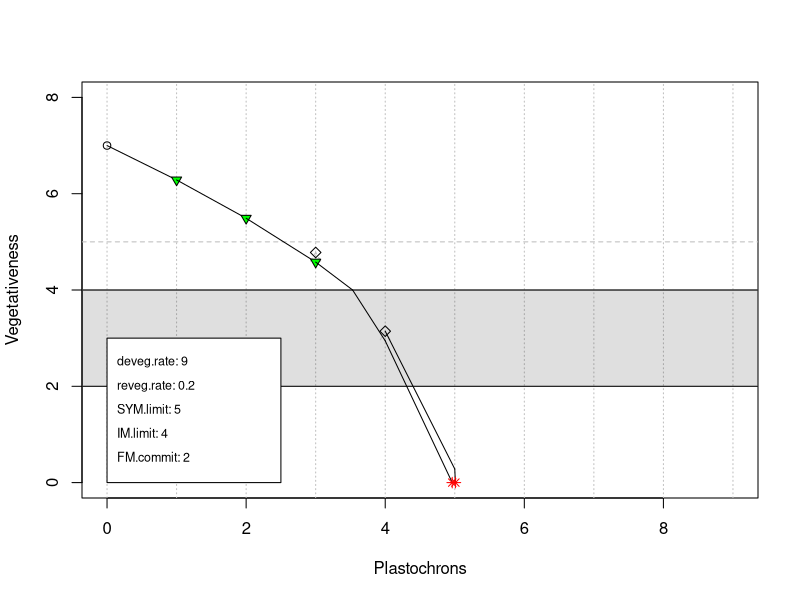
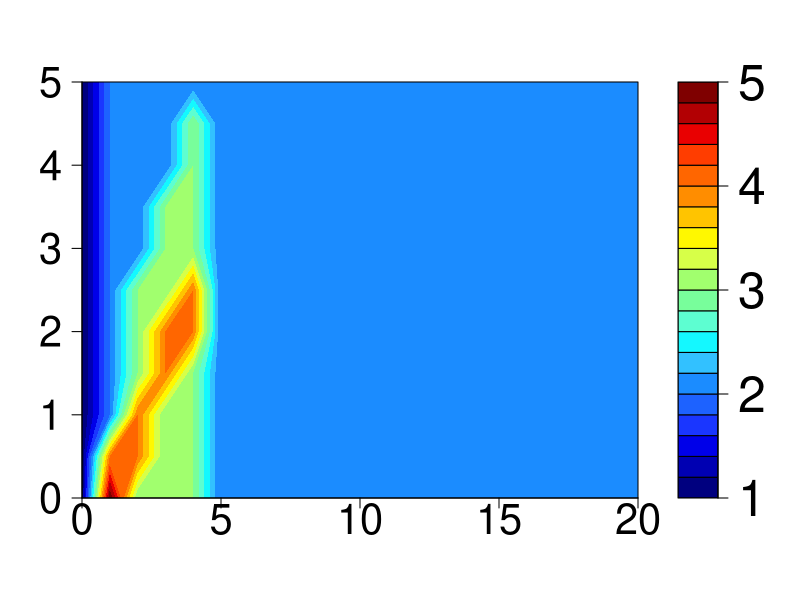
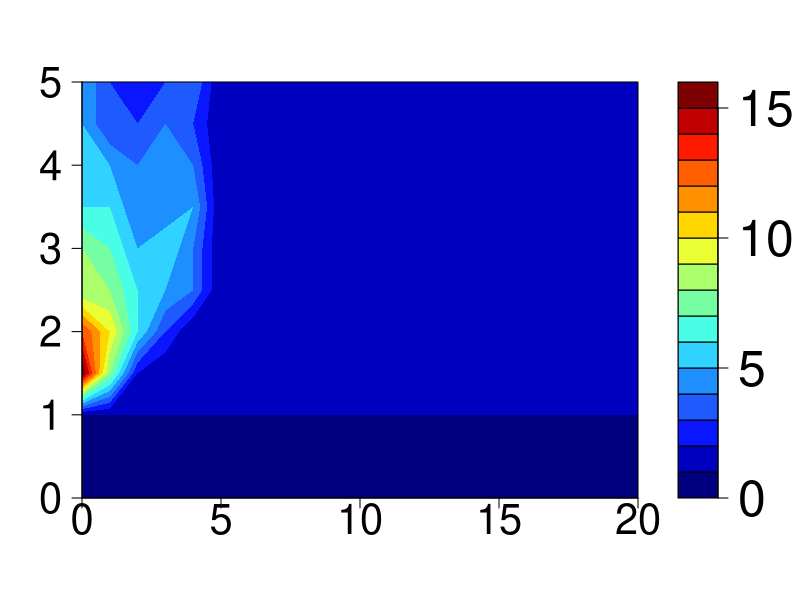
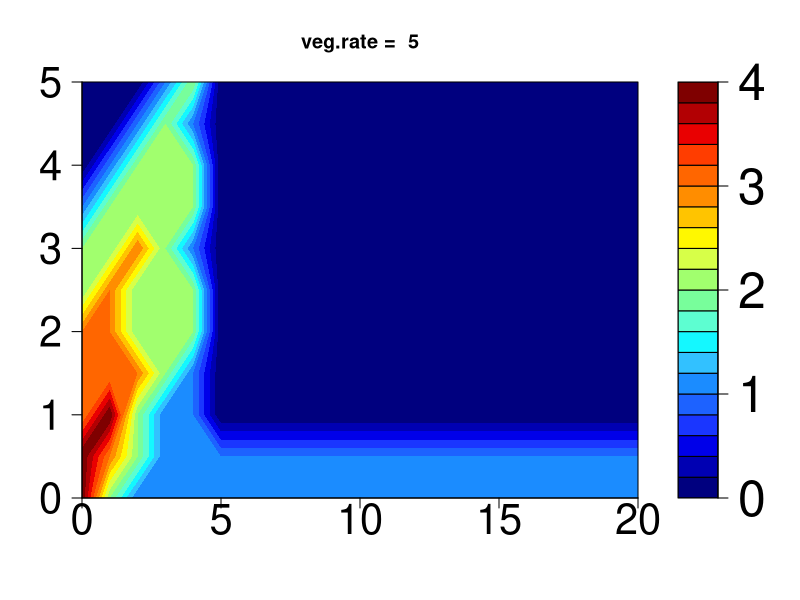
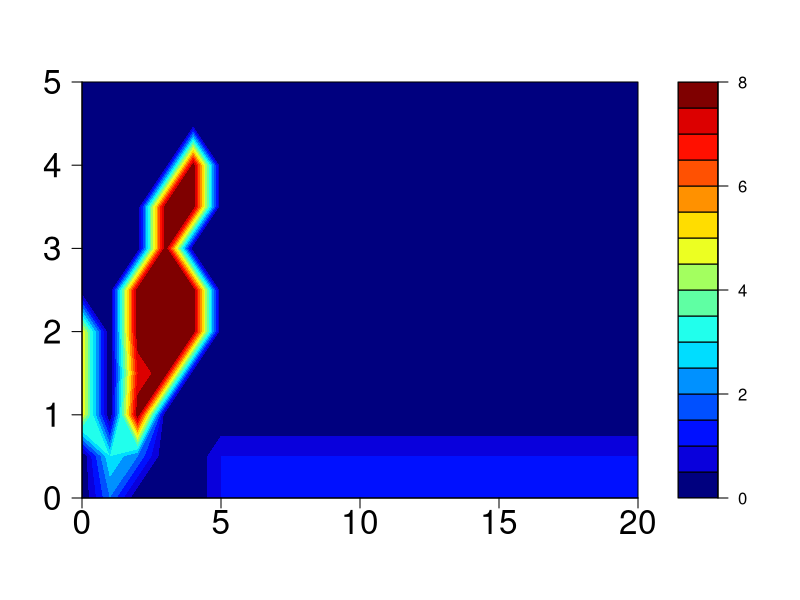

Generate these figures, in order, with R: (Note: this script raises an error after producing the figures.)
plot.scale <- function (col, val) {
  rect(14, 0, 15, 1, col="white")
  inc <- 1/(length(col)+2)
  st <- 0
  end <- 0
  for(i in 1:length(col)){
    st <- st+inc
    end <- st+inc
    rect(14.1, st, 14.9, end, col=col[i], border=F)
  }
  st <- st+inc
  text(14.5, 0, min(val))
  text(14.5, st, max(val))
}

deveg <- function(previous.veg.state, rate=1, k=1, step=1) {
  return(previous.veg.state-(step * rate * (1/previous.veg.state*k)))
  #return(previous.veg.state-(rate*(previous.veg.state*k)))
  #return(previous.veg.state-rate)
}

reveg <- function(previous.veg.state, jump=1) {
  return(previous.veg.state+jump)
}

flowering <- function (run, SYM.limit, veg.rate, deveg.rate, 
                       reveg.rate, IM.limit, FM.commit, print=F, jump=T) {
  
  if(print){
    plot(x=NULL, y=NULL, xlim=c(0, run), ylim=c(0, 8), xlab="Plastochrons", ylab="Vegetativeness")
    abline(h=SYM.limit, col='gray', lty=2)
    abline(h=IM.limit, col='gray')
    abline(h=FM.commit, col='gray')
    abline(v=c(0:9), col="gray", lty=3)
    polygon(c(-1, -1, run+1, run+1), c(FM.commit, IM.limit, IM.limit, FM.commit), col="#00000020")
    points(0, 7, pch=1)
    rect(xleft=0, ybottom=0, xright=2.5, ytop=3, col="white")
    text(x=0, y=2.5, labels=paste("deveg.rate:", deveg.rate), cex=0.75, pos=4)
    text(x=0, y=2, labels=paste("reveg.rate:", reveg.rate), cex=0.75, pos=4)
    text(x=0, y=1.5, labels=paste("SYM.limit:", SYM.limit), cex=0.75, pos=4)
    text(x=0, y=1, labels=paste("IM.limit:", IM.limit), cex=0.75, pos=4)
    text(x=0, y=0.5, labels=paste("FM.commit:", FM.commit), cex=0.75, pos=4)  	
  }
  
  
  wall <- F
  crossing <- F
  parent <- 0
  axis <- 1 
  inflorescence <- data.frame()
  inflorescence[1, 1] <- axis
  node <- 1
  step <- 0
  state <- 7
  inflorescence[node, 2] <- step
  inflorescence[node, 3] <- state
  inflorescence[node, 4] <- parent
  colnames(inflorescence) <- c("axis", "plastochron", "state", "parent")
  
  for(i in 1:run) { # steps = plastochrons
    axes <- max(inflorescence$axis)
    new.axis <- axes
    tmp <- data.frame()
    
    for(n in 1:axes) {
      if(n != 2) {
        previous.state <- inflorescence[inflorescence$axis == n & 
                                          inflorescence$plastochron == i-1, 3]
        if(length(previous.state) > 0 && previous.state > 0) {
          if(previous.state > IM.limit) {
            rate <- veg.rate
          } else {
            rate <- deveg.rate
          }
          
          current.state <- deveg(previous.state, rate=rate)
          
          if(current.state < IM.limit & previous.state > IM.limit){
            # state value at the crossing
            slope <-  (current.state - previous.state)
            inc.x <- (IM.limit - previous.state) / slope
            x.new <- (i-1) + inc.x  
            current.state <- deveg(IM.limit, rate=deveg.rate, step = (1 - inc.x))           
            crossing <- T
          }
          
          x0 <- i-1
          y0 <- previous.state
          x1 <- i
          y1 <- current.state
          
          if(i %% 1 == 0) {
            next.state <- reveg(current.state, jump=reveg.rate)
            
            if(current.state < SYM.limit & current.state > FM.commit) {
              parent   <- new.axis
              new.axis <- new.axis + 1
              if(print){
                arrows(x1, y1, x1, next.state, lty=2, length=0.1, col="grey")
              }
              
              type <- 5 # losange vide
              if(next.state > SYM.limit) {
                if(print){ 
                  arrows(x1, next.state, x1, 7, lty=2, length=0.1, col="grey")
                }
                if(jump) {
                  next.state <- 7
                }
                type <- 1 # rond vide
              }
              tmp <- data.frame(rbind(tmp, cbind(axis=new.axis,
                                                 plastochron=i,
                                                 state=next.state,
                                                 parent=parent)))
              
              if(print){
                points(x1, next.state, pch=type)
                #Sys.sleep(0.25)
              }
              
            } 
            if(current.state >= 0) {
              tmp <- data.frame(rbind(tmp,
                                      cbind(axis=n,
                                            plastochron=i,
                                            state=current.state,
                                            parent=0)))
              if(print){
                if(crossing == F){
                  segments(x0, y0, x1, y1)
                }else{
                  segments(x0, y0, x.new, IM.limit)
                  segments(x.new, IM.limit, x1, y1)
                  crossing <- F
                }
                if(current.state > IM.limit) {
                  points(x1, y1, pch=25, bg="green")
                }
              }
            } else {
              tmp <- data.frame(rbind(tmp,
                                      cbind(axis=n,
                                            plastochron=i,
                                            state=current.state,
                                            parent=0)))
              if(print){ 
                slope <- (current.state - previous.state)
                inc.x <- (0 - previous.state) / slope
                x.new <- (i-1) + inc.x  
                segments(x0, y0, x.new, 0)
                points(x.new, 0, pch=8, col="red")
              }
            }
          }
        }
      }
    }  
    inflorescence <- rbind(inflorescence, tmp)
  }
  return(inflorescence)
}

veg.rate      <- 5

run           <- 9
IM.limit      <- 4
FM.commit     <- 2
SYM.limit     <- 5
jump          <- F

deveg.rate    <- 9
reveg.rate    <- 0.2

inflorescence <- flowering(run, SYM.limit, veg.rate, deveg.rate, 
                           reveg.rate, IM.limit, FM.commit, print=T, jump=jump)

#length(inflorescence$state[inflorescence$state < 0])

meta.sim <- data.frame()
meta.node <- 1

for(IM.limit in seq(from=2, to=6, by=0.5)){  
   for(FM.commit in seq(from=0, to=IM.limit, by=0.5)){
  
  SYM.limit <- IM.limit+1
  
  sim <- data.frame()
  node <- 1
  
  for(deveg.rate in seq(from=0, to=20, by=1)){
    for(reveg.rate in seq(from=0, to=5, by=0.5)){
      
      inflorescence <- flowering(run, SYM.limit, veg.rate, deveg.rate, 
                                 reveg.rate, IM.limit, FM.commit, jump=jump)
      
      # Branching
      branching <- 0
      sympodial <- 0
      im <- 0
      sympodial.node <- 99
      flower <- 0
      flo.count <- 0
      
      for(i in 3:max(inflorescence$axis)) {
        tmp <- inflorescence[inflorescence$axis == i, ]
        # Branching
        b <- max(length(tmp$state[tmp$state < SYM.limit & tmp$state > FM.commit]))
        if(b > branching) {
          branching <- b
        }      
      }
      
      sympodial <- length(inflorescence$parent[inflorescence$state > SYM.limit & 
                                                 inflorescence$plastochron > 3 & inflorescence$parent > 0])
      sympodial.node <- min(inflorescence$parent[inflorescence$state > SYM.limit & 
                                                   inflorescence$plastochron > 3 & inflorescence$parent > 0])
      im <- length(inflorescence$parent[inflorescence$state <= SYM.limit & 
                                          inflorescence$plastochron > 3 & inflorescence$parent > 0])
      if(length(inflorescence$state[inflorescence$state < 0]) > 0){
        flower <- 1
        flo.count <- length(inflorescence$state[inflorescence$state < 0])
        if(flo.count == 1) flower <- 2
      }
      
      sim[node, 1] <- deveg.rate
      sim[node, 2] <- reveg.rate
      sim[node, 3] <- branching
      sim[node, 4] <- sympodial
      sim[node, 5] <- sympodial.node
      sim[node, 6] <- flower
      sim[node, 7] <- im
      sim[node, 8] <- flo.count
      
      node <- node + 1
    }
  }
  
  colnames(sim) <- c("deveg", "reveg", "branching", "sympodial", "sympodial.node", "flower", "im", "flo.count")
  sim$flo.count <- as.integer(sim$flo.count)
  
  sim$branched <- 1
  sim$branched[sim$branching >= 3] <- 3
  sim$branched[sim$branching >= 6] <- 4
  sim$branched[sim$branching < 3 & sim$branching > 1] <- 2
  br <- sort(unique(sim$branching))
  col.br <- rainbow(length(br)+1)
  
  col.2 <- rainbow(2)
  
  fl <- sort(unique(sim$flo.count), decreasing=T)
  fl.order <- order(fl)
  for(i in 1:length(fl)) sim$flo.count[sim$flo.count == fl[i]] <- fl.order[i]
  col.flo <- rainbow(length(fl.order)+1)
  
  sim$symped <- 0
  sim$symped[sim$sympodial >= 1] <- 1
  sp <- sort(unique(sim$sympodial))
  
  sim$sympodial.node[sim$sympodial.node == Inf] <- 0
  sim$sympodial.node[sim$sympodial.node == 99] <- 0
  sn <- sort(unique(sim$sympodial.node))
  col.symp <- rainbow(max(sn)+1)
  
  ## Ratio
  
  sim$ratio <- round(sim$sympodial / sim$im)
  sim$ratio[sim$ratio > 14] <- 14
  sim$ratio.class <- 0
  sim$ratio.class[sim$ratio >= 0 & sim$ratio < 0.8] <- 0
  sim$ratio.class[sim$ratio >= 0.8 & sim$ratio < 1.5] <- 1
  sim$ratio.class[sim$ratio >= 1.5] <- 2
  ratio <- sort(unique(sim$ratio), decreasing=T)
  ratio.order <- order(ratio)
  for(i in 1:length(ratio)) sim$ratio[sim$ratio == ratio[i]] <- ratio.order[i]
  col.ratio <- rainbow(length(ratio)+1)
  
  ## Different classes
  tmf        <- 1
  wt         <- 2
  s          <- 3
  sft        <- 8
  an         <- 4
  fa         <- 6
  s.sft      <- 7
  fa.sft      <- 5
  
  sim$type <- 0
  
  sim$type[sim$branched == 2 & sim$symped == 0 & sim$flower == 1 & sim$sympodial.node >= 0] <- wt
  sim$type[sim$branched == 3 & sim$symped == 0 & sim$flower == 1 & sim$sympodial.node >= 0] <- s
  sim$type[sim$branched == 2 & sim$symped == 1 & sim$flower == 1 & sim$sympodial.node >= 0] <- sft
  sim$type[sim$branched == 1 & sim$symped == 0 & sim$flower == 2 & sim$sympodial.node >= 0] <- tmf
  sim$type[sim$branched == 4 & sim$symped == 0 & sim$flower == 0 & sim$sympodial.node >= 0] <- an
  sim$type[sim$branched == 3 & sim$symped == 1 & sim$flower == 1 & sim$sympodial.node >= 0] <- s.sft
  sim$type[sim$branched == 4 & sim$symped == 1 & sim$flower == 0 & sim$sympodial.node >= 0] <- fa
  sim$type[sim$branched == 3 & sim$symped == 1 & sim$flower == 0 & sim$sympodial.node >= 0] <- fa.sft
  
  meta.sim[meta.node, 1] <- IM.limit
  meta.sim[meta.node, 2] <- FM.commit
  meta.sim[meta.node, 3] <- length(unique(sim$type)) 
  
  meta.node <- meta.node + 1
  
  if(length(unique(sim$type)) > 6){
  
    sim$name = ""
    sim$name[sim$branched == 2 & sim$symped == 0 & sim$flower == 1 & sim$sympodial.node >= 0] <- "wt"
    sim$name[sim$branched == 3 & sim$symped == 0 & sim$flower == 1 & sim$sympodial.node >= 0] <- "s"
    sim$name[sim$branched == 2 & sim$symped == 1 & sim$flower == 1 & sim$sympodial.node >= 0] <- "sft"
    sim$name[sim$branched == 1 & sim$symped == 0 & sim$flower == 2 & sim$sympodial.node >= 0] <- "tmf"
    sim$name[sim$branched == 4 & sim$symped == 0 & sim$flower == 0 & sim$sympodial.node >= 0] <- "an"
    sim$name[sim$branched == 3 & sim$symped == 1 & sim$flower == 1 & sim$sympodial.node >= 0] <-" s.sft"
    sim$name[sim$branched == 4 & sim$symped == 1 & sim$flower == 0 & sim$sympodial.node >= 0] <- "fa"
    sim$name[sim$branched == 3 & sim$symped == 1 & sim$flower == 0 & sim$sympodial.node >= 0] <- "fa.sft"
  
  
    x <- sort(unique(sim$deveg))
    y <- sort(unique(sim$reveg))
    color = colorRampPalette(c("#00007F", "blue", "#007FFF", "cyan", "#7FFF7F", "yellow", "#FF7F00", "red", "#7F0000"), space="Lab")
  
  ## Plot gradients
    png(file=paste("~/Desktop/flomato/flower/IM", IM.limit, "-FM", FM.commit , ".png", sep=""), width=600, height=500)
    m.flo <- matrix(data = sim$flo.count, nrow = length(unique(sim$deveg)), ncol = length(unique(sim$reveg)), byrow=T)
    filled.contour(x, y, m.flo, color = color, plot.axes = { axis(1, cex.axis=2.5); axis(2, cex.axis=2.5)}, key.axes = axis(4, cex.axis=3)) 
    dev.off()
  
    png(file=paste("~/Desktop/flomato/sympodial/IM", IM.limit, "-FM", FM.commit , ".png", sep=""), width=600, height=500)
    m.sympodial <- matrix(data = sim$sympodial, nrow = length(unique(sim$deveg)), ncol = length(unique(sim$reveg)), byrow=T)
    filled.contour(x, y, m.sympodial, color = color, plot.axes = { axis(1, cex.axis=2.5); axis(2, cex.axis=2.5)}, key.axes = axis(4, cex.axis=3)) 
    dev.off()
  
    png(file=paste("~/Desktop/flomato/branching/IM", IM.limit, "-FM", FM.commit , ".png", sep=""), width=600, height=500)
    m.branching <- matrix(data = sim$branching, nrow = length(unique(sim$deveg)), ncol = length(unique(sim$reveg)), byrow=T)
    filled.contour(x, y, m.branching, color = color, plot.axes = { axis(1, cex.axis=2.5); axis(2, cex.axis=2.5)}, 
                 key.axes = axis(4, cex.axis=3), main = paste("veg.rate = ",veg.rate)) 
    dev.off()
  
  ## Plot types
  
      png(file=paste("~/Desktop/flomato/morpho/IM", IM.limit, "-FM", FM.commit , ".png", sep=""), width=600, height=500)
      m.type <- matrix(data = sim$type, nrow = length(unique(sim$deveg)), ncol = length(unique(sim$reveg)), byrow=T)
      color = colorRampPalette(c("#00007F", "blue", "#007FFF", "cyan", "#7FFF7F", "yellow", "#FF7F00", "red", "#7F0000"), space="Lab", interpolate="spline", bias=1)
      filled.contour(x, y, m.type, color = color, nlevels=15, plot.axes = {axis(1, cex.axis=2); axis(2, cex.axis=2)}, main = paste("veg.rate = ",leg)) 
      dev.off()
  
      png(file=paste("~/Desktop/flomato/morpho/name_IM", IM.limit, "-FM", FM.commit , ".png", sep=""), width=600, height=500)
      plot(1, 1, ylim=range(y), xlim=range(x), type='n')
      text(sim$deveg, sim$reveg, sim$name, cex=1, col=sim$type)
      dev.off()
    }
  }
}

colnames(meta.sim) <- c("IM", "FM", "morpho")

plot(meta.sim$IM, meta.sim$FM, col=meta.sim$morpho, type='n')
text(meta.sim$IM, meta.sim$FM, meta.sim$morpho)


